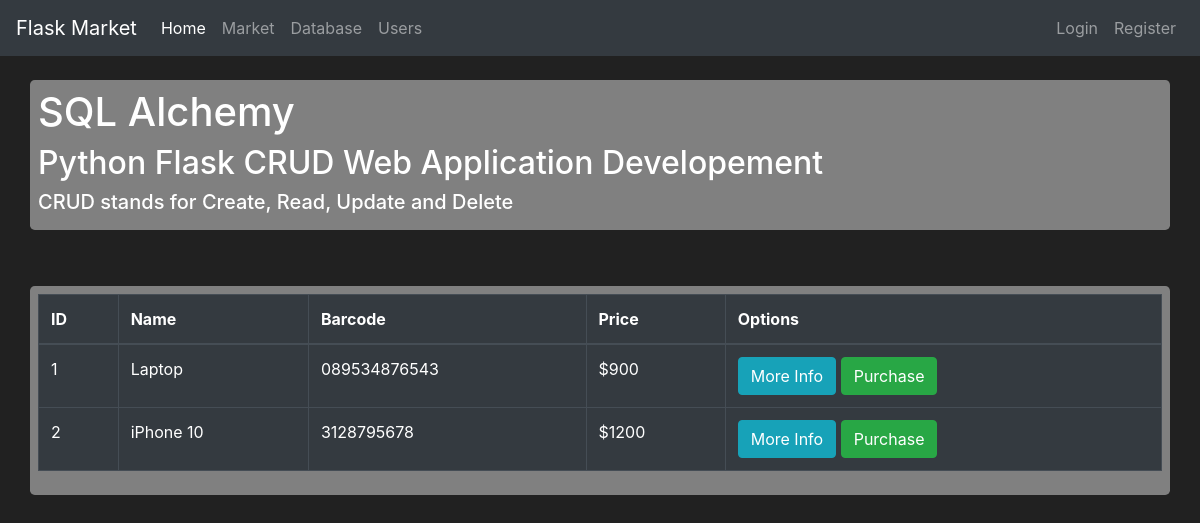
Page /db on the earlier database version.
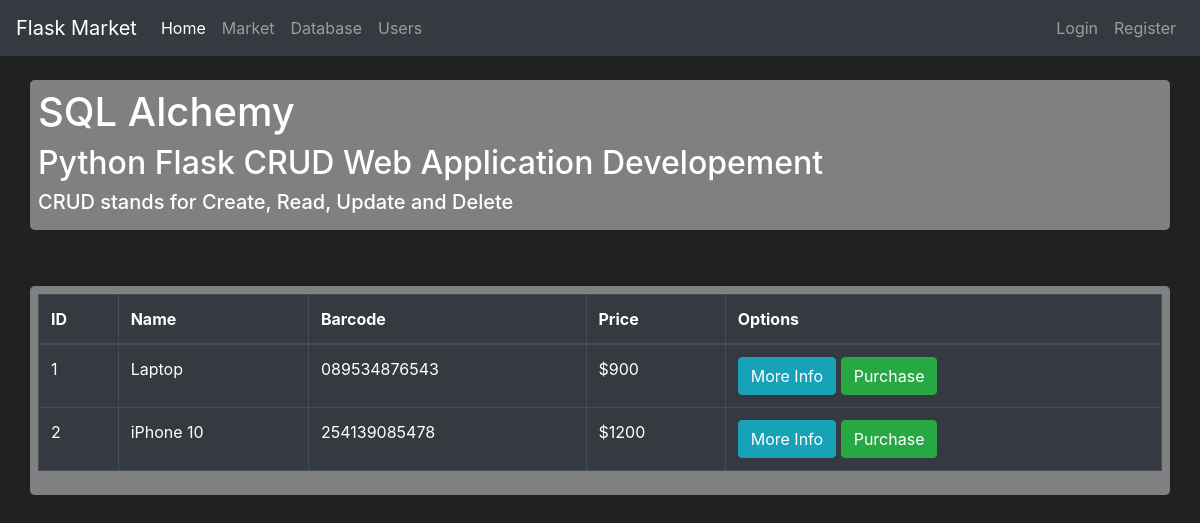
Same page on the later database version.
### sandbox/models.py (models this page shows, shortened)
class Item(db.Model):
    id = db.Column(db.Integer(), primary_key=True)
    name = db.Column(db.String(length=30), nullable=False, unique=True)
    price = db.Column(db.Integer(), nullable=False, unique=True)
    barcode = db.Column(db.String(length=12), nullable=False, unique=True)
    description = db.Column(db.String(2048), nullable=False, unique=True)
    owner = db.Column(db.Integer(), db.ForeignKey('user.id'))

### sandbox/routes.py (the view)
@app.route("/database")
@app.route("/db")
def database_index_page():
    items = Item.query.all()
    return render_template("database_index.html", items=items)

### sandbox/templates/database_index.html (shortened to what this page needs)
{% extends "base.html" %}
{% block content %}
<br><div class="container jumbotron p-2">
    <h1>SQL Alchemy</h1>
    <h2>Python Flask CRUD Web Application Developement</h2>
    <h5>CRUD stands for Create, Read, Update and Delete</h5>
</div>
<br><div class="container jumbotron p-2">
    <table class="table table-hover table-bordered table-dark">
        <thead>
            <tr>
                <th scope="col">ID</th>
                <th scope="col">Name</th>
                <th scope="col">Barcode</th>
                <th scope="col">Price</th>
                <th scope="col">Options</th>
            </tr>
        </thead>
        <tbody>
            {% for item in items %}
                <tr>
                    <td>{{ item.id }}</td>
                    <td>{{ item.name }}</td>
                    <td>{{ item.barcode }}</td>
                    <td>${{ item.price }}</td>
                    <td>
                        <button class="btn btn-outline btn-info">More Info</button>
                        <button class="btn btn-outline btn-success">Purchase</button>
                    </td>
                </tr>
        {% endfor %}
        </tbody>
    </table>
</div>
{% endblock %}

Differences in the rows shown:
changed Item "iPhone 10": barcode "3128795678" → "254139085478"
